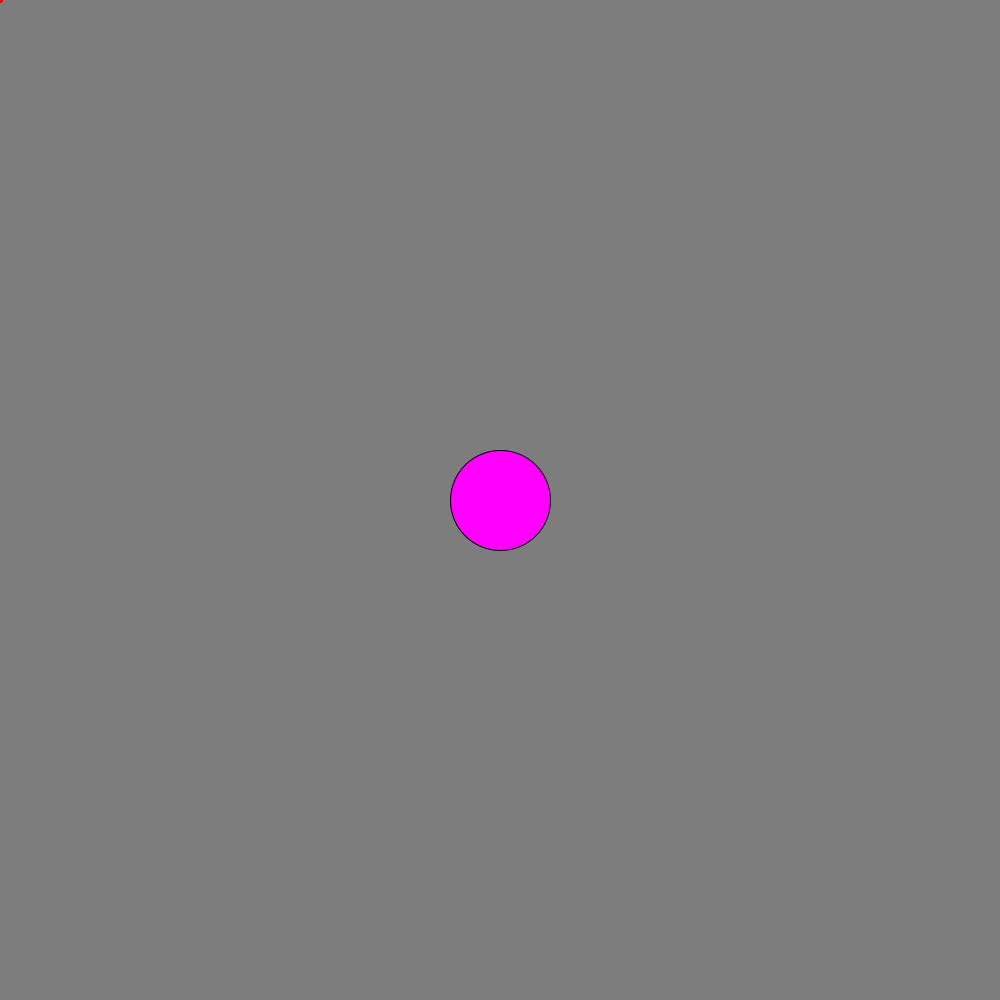
Frame 1 (no input)
Frame 60 (the mouse pressed at the canvas centre just before this capture): identical to frame 1, image omitted
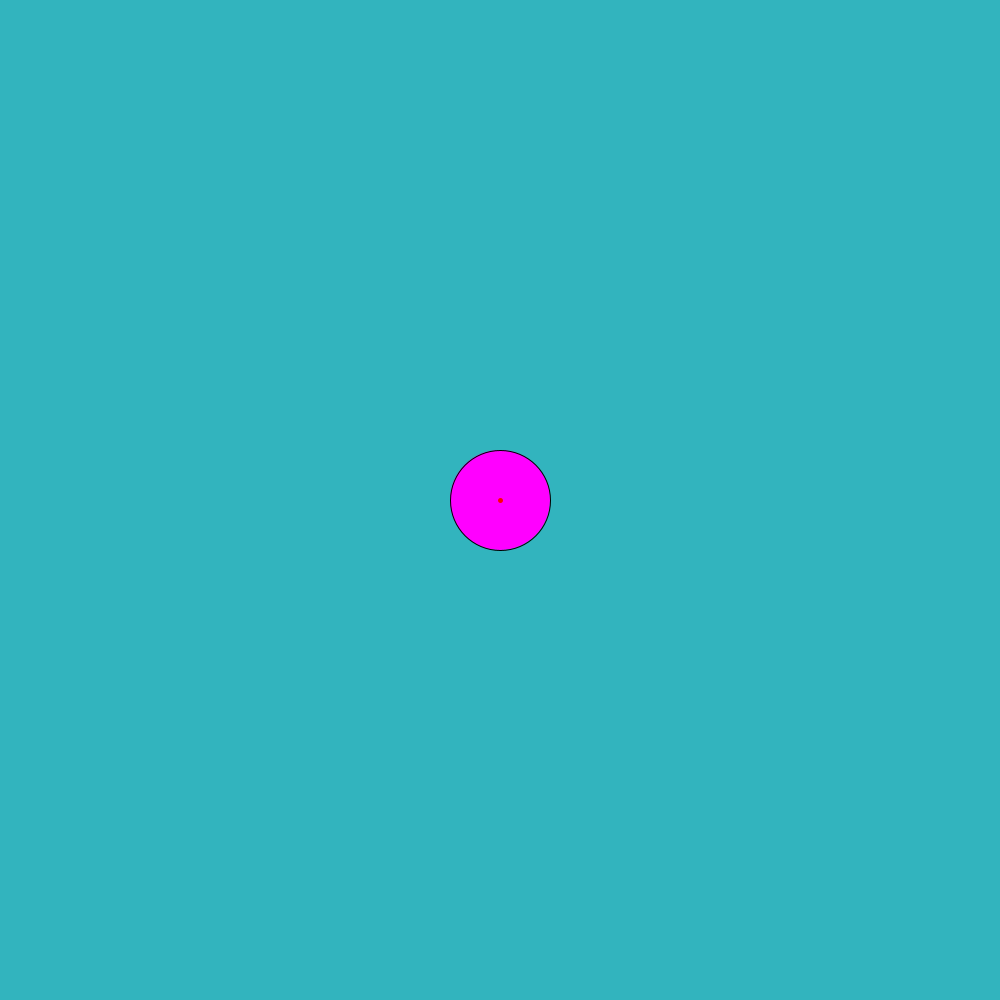
Frame 120 (the mouse held since frame 60 and released just before this capture)

The Processing sketch that drew these frames (run headless with seeded random() and noise(); from frame 60 on, the mouse is pressed at the canvas centre):

// Processing sketch: Nutzereingaben
// ── Nutzereingaben.pde
/*
  
  Processing Tutorial
  Sketch Nr. 12
  Thema : Nutzereingaben
  
  Sketch Inhalte :
  
  key - Variable, die den Wert der zuletzt gedrueckten Taste beinhaltet, bsp 'a', '#', 'P', BACKSPACE, TAB, ENTER, RETURN, ESC, DELETE
  
  keyCode - Variable fuer spezielle Tasten wie UP, DOWN, LEFT, RIGHT, ALT, CONTROL und SHIFT
  
  keyPressed - Boolean Variable, keyPressed ist true wenn irgendeine Taste gedrueckt wird, ansonten false
  
  keyPressed(){} / keyPressed(event){} - Funktion, die immer aufgerufen wird wenn eine Taste gedrueckt wird; die gedrueckte Taste wird in key / keyCode gespeichert
  
  keyReleased(){} / keyReleased(event){} - Funktion, die immer aufgerufen wird wenn eine Taste losgelassen wird; die gedrueckte Taste wird in key / keyCode gespeichert 
  
  keyTyped(){} / keyTyped(event){} - Funktion, die immer aufgerufen wird wenn eine Taste gedrueckt wird; Tasten wie STRG, SHIFT und ALT werden hier ignoriert
  
  mousePressed - Boolean Variable, mousePressed ist true wenn irgendeine Maustaste gedrueckt wird, ansonten false
  
  mouseButton - Variable, die die zuletzt gedrueckte Maustaste speichert (LEFT, RIGHT, CENTER), wird keine Maustaste gedrueckt ist der Wert 0
  
  mouseX - Variable, die die aktuelle horizontale Position der Maus beinhaltet
  
  mouseY - Variable, die die aktuelle vertikale Position der Maus beinhaltet
  
  pmouseX - Variable, die die horizontale Position der Maus aus dem vorherigen Frame beinhaltet
  
  pmouseY - Variable, die die vertikale Position der Maus aus dem vorherigen Frame beinhaltet
  
  mousePressed(){} / mousePressed(event){} - Funktion, die immer aufgerufen wird wenn eine Maustaste gedrueckt wird
  
  mouseReleased(){} / mouseReleased(event){} - Funktion, die immer aufgerufen wird wenn eine Maustaste losgelassen wird
  
  mouseClicked(){} / mouseClicked(){event} - Funktion, die immer aufgerufen wird nachdem eine Maustaste gedrueckt und wieder losgelassen wurde
  
  mouseWheel(){} / mouseWheel(event){} - Funktion, die immer aufgerufen wird wenn das Mausrad bewegt wird
  
  mouseMoved(){} / mouseMoved(event){} - Funktion, die immer aufgerufen wird wenn die Maus bewegt wird, ohne dass eine Maustaste gedrueckt wird
  
  mouseDragged(){} / mouseDragged(event){} - Funktion, die immer aufgerufen wird wenn die Maus bewegt wird, waehrend eine Maustaste gedrueckt wird
   
  exit(); - Beendet das Programm
  
  noLoop(); - Stoppt Processing draw() weiterhin im loop auszufuehren
  
  loop(); - Setzt die kontinuirlische Ausfuehrung von draw() fort
  
*/

float x,y,size,speed;

void setup()
{
  // SETUP START
  size(1000,1000);
  x = width / 2;
  y = height / 2;
  size = 100.0;
  speed = 2.75;
  // SETUP ENDE
}

void draw()
{
  // DRAW START
  if(mousePressed){
    background(#32B4BE);
  } else {
    background(125);
  }
 
  if(keyPressed){
    if(key == 'W' || key == 'w'){
      y -= speed;
    } else if(key == 'S' || key == 's'){
      y += speed; 
    } else if(key == 'A' || key == 'a'){
      x -= speed;
    } else if(key == 'D' || key == 'd'){
      x += speed;
    }
    
    if(keyCode == CONTROL){
      exit();
    }
      
  }
 
  fill(255,0,255);
  circle(x,y,size);
  
  strokeWeight(5);
  stroke(255,0,0);
  line(mouseX,mouseY,pmouseX,pmouseY);
  
  strokeWeight(1);
  stroke(0);
  // DRAW ENDE
  // NICHT TEIL DES TUTORIALS
  //line(0, mouseY, width, mouseY);
  //line(mouseX, 0, mouseX, height);
  //println(mouseX + " | " + mouseY);
}

void keyPressed(){
  println("A KEY GOT PRESSED");
  
  if(keyCode == UP){
    loop();
  } else if(keyCode == DOWN){
    noLoop();
  }
}

void keyTyped(){
  println("A KEY WAS TYPED");
}

void keyReleased(){
  println("A KEY GOT RELEASED");
}

void mousePressed(){
  println("A MOUSEBUTTON WAS PRESSED");
}

void mouseReleased(){
  println("A MOUSEBUTTON WAS RELEASED");
}

void mouseClicked(){
  println("A MOUSEBUTTON GOT CLICKED");
}

void mouseWheel(MouseEvent event){
  println("MOUSEWHEEL");
  if(event.getCount() == -1){
    size += 5;
  } else {
    size -= 5;
  }
}

void mouseMoved()
{
  println("THE MOUSE WAS MOVED");
}

void mouseDragged(MouseEvent event){
  println("THE MOUSE WAS DRAGGED");
  int mX = event.getX();
  int mY = event.getY();
  
  strokeWeight(5);
  
  line(0,0,mX,mY);
  line(width,0,mX,mY);
  line(0,height,mX,mY);
  line(width,height,mX,mY);
  
  println("Maustaste : " + mouseButton);
  
  strokeWeight(1);
}
